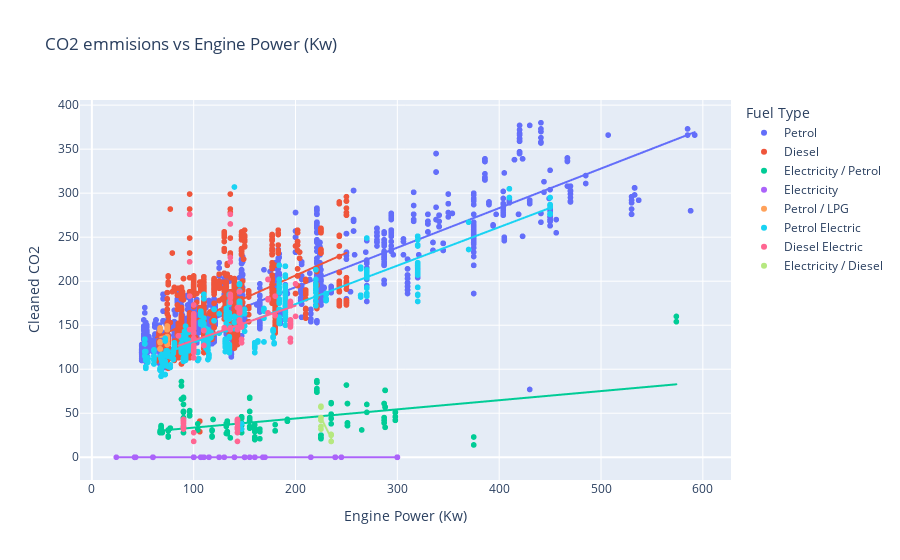

The cell this chart's notebook holds for it:
### Code cell
fig2 = px.scatter(data_frame=cleandata_df, y="Cleaned CO2", x="Engine Power (Kw)", orientation="h",
               color="Fuel Type", facet_row=None, facet_col=None, hover_name= 'Model', width=None,
    height=None,log_y=False, trendline='ols', labels = 'trendline', title= 'CO2 emmisions vs Engine Power (Kw)')
fig2.show()

### Figure 1 — Plotly figure (JSON) as saved in the notebook; plotly's stock layout.template omitted (floating-point values rounded to 4 significant figures; data arrays with more than 128 entries replaced by an {"elided": "..."} marker saying what was removed)
{"data": [{"hovertemplate": "<b>%{hovertext}</b><br><br>Fuel Type=Petrol<br>Engine Power (Kw)=%{x}<br>Cleaned CO2=%{y}<extra></extra>", "hovertext": {"elided": "3145 str values"}, "legendgroup": "Petrol", "marker": {"color": "#636efa", "symbol": "circle"}, "mode": "markers", "name": "Petrol", "showlegend": true, "type": "scattergl", "x": {"elided": "3145 int values"}, "xaxis": "x", "y": {"elided": "3145 int values"}, "yaxis": "y"}, {"hovertemplate": "<b>OLS trendline</b><br>Cleaned CO2 = 0.44925 * Engine Power (Kw) + 103.354<br>R<sup>2</sup>=0.799259<br><br>Fuel Type=Petrol<br>Engine Power (Kw)=%{x}<br>Cleaned CO2=%{y} <b>(trend)</b><extra></extra>", "legendgroup": "Petrol", "marker": {"color": "#636efa", "symbol": "circle"}, "mode": "lines", "name": "Petrol", "showlegend": false, "type": "scattergl", "x": {"elided": "3145 int values"}, "xaxis": "x", "y": {"elided": "3145 float values"}, "yaxis": "y"}, {"hovertemplate": "<b>%{hovertext}</b><br><br>Fuel Type=Diesel<br>Engine Power (Kw)=%{x}<br>Cleaned CO2=%{y}<extra></extra>", "hovertext": {"elided": "1538 str values"}, "legendgroup": "Diesel", "marker": {"color": "#EF553B", "symbol": "circle"}, "mode": "markers", "name": "Diesel", "showlegend": true, "type": "scattergl", "x": {"elided": "1538 int values"}, "xaxis": "x", "y": {"elided": "1538 int values"}, "yaxis": "y"}, {"hovertemplate": "<b>OLS trendline</b><br>Cleaned CO2 = 0.514178 * Engine Power (Kw) + 103.647<br>R<sup>2</sup>=0.361968<br><br>Fuel Type=Diesel<br>Engine Power (Kw)=%{x}<br>Cleaned CO2=%{y} <b>(trend)</b><extra></extra>", "legendgroup": "Diesel", "marker": {"color": "#EF553B", "symbol": "circle"}, "mode": "lines", "name": "Diesel", "showlegend": false, "type": "scattergl", "x": {"elided": "1538 int values"}, "xaxis": "x", "y": {"elided": "1538 float values"}, "yaxis": "y"}, {"hovertemplate": "<b>%{hovertext}</b><br><br>Fuel Type=Electricity / Petrol<br>Engine Power (Kw)=%{x}<br>Cleaned CO2=%{y}<extra></extra>", "hovertext": {"elided": "227 str values"}, "legendgroup": "Electricity / Petrol", "marker": {"color": "#00cc96", "symbol": "circle"}, "mode": "markers", "name": "Electricity / Petrol", "showlegend": true, "type": "scattergl", "x": {"elided": "227 int values"}, "xaxis": "x", "y": {"elided": "227 int values"}, "yaxis": "y"}, {"hovertemplate": "<b>OLS trendline</b><br>Cleaned CO2 = 0.103797 * Engine Power (Kw) + 23.278<br>R<sup>2</sup>=0.224477<br><br>Fuel Type=Electricity / Petrol<br>Engine Power (Kw)=%{x}<br>Cleaned CO2=%{y} <b>(trend)</b><extra></extra>", "legendgroup": "Electricity / Petrol", "marker": {"color": "#00cc96", "symbol": "circle"}, "mode": "lines", "name": "Electricity / Petrol", "showlegend": false, "type": "scattergl", "x": {"elided": "227 int values"}, "xaxis": "x", "y": {"elided": "227 float values"}, "yaxis": "y"}, {"hovertemplate": "<b>%{hovertext}</b><br><br>Fuel Type=Electricity<br>Engine Power (Kw)=%{x}<br>Cleaned CO2=%{y}<extra></extra>", "hovertext": ["New C4", "New C4", "SpaceTourer", "SpaceTourer", "New 500", "New 500", "New 500", "New 500", "New 500", "New 500", "New 500", "New 500C", "New 500C", "New 500C", "New 500C", "New 500C", "New 500C", "IONIQ", "Kona", "Kona", "IONIQ 5", "IONIQ 5", "IONIQ 5", "IONIQ 5", "IONIQ 5", "IONIQ 5", "IONIQ 5", "EV6 MY22", "EV6 MY22", "EV6 MY22", "EV6 MY22", "EV6 MY22", "EV6 MY22", "EV6 MY22", "EV6 MY22", "EV6 MY22", "Niro EV", "Niro EV", "Niro EV", "Niro EV MY22", "Niro EV MY22", "Niro EV MY22", "Niro EV MY22", "Soul EV", "Soul EV MY22", "MX-30", "MX-30", "MX-30", "MX-30", "MX-30", "MX-30", "EQC Model Year 2020.5", "EQC Model Year 2020.5", "EQA Model Year 2021.5", "EQA Model Year 2021.5", "EQC Model Year 2021.5", "EQC Model Year 2021.5", "EQV Model Year 2021.5", "EQV Model Year 2021.5", "EQA Model Year 2022", "EQA Model Year 2022", "EQA Model Year 2022", "EQA Model Year 2022", "EQA Model Year 2022", "EQA Model Year 2022", "EQC Model Year 2022", "EQC Model Year 2022", "EQS Model Year 2022", "EQS Model Year 2022", "EQV Model Year 2022", "EQV Model Year 2022", "MG ZS ev 130kW 52.5kWh 2021MY", "MG ZS ev 130kW 52.5kWh 2021MY", "MG ZS ev 115kW 71kWh 2021MY", "MG ZS ev 115kW 71kWh 2021MY", "MG5 ev 61.1kWh 2021MY", "MG5 ev 61.1kWh 2021MY", "LEAF", "LEAF", "LEAF", "LEAF", "LEAF", "Traveller", "Traveller", "fortwo coupe", "fortwo coupe", "fortwo cabrio", "fortwo cabrio", "forfour", "forfour", "fortwo coupe Model Year 2021.5", "fortwo coupe Model Year 2021.5", "fortwo cabrio Model Year 2021.5", "fortwo cabrio Model Year 2021.5", "forfour Model Year 2021.5", "forfour Model Year 2021.5", "Korando e-Motion", "Korando e-Motion", "C40, MY22", "XC40, MY22", "XC40, MY22"], "legendgroup": "Electricity", "marker": {"color": "#ab63fa", "symbol": "circle"}, "mode": "markers", "name": "Electricity", "showlegend": true, "type": "scattergl", "x": [100, 100, 100, 100, 24, 42, 42, 42, 42, 43, 43, 42, 42, 42, 42, 42, 42, 100, 100, 150, 125, 125, 160, 155, 125, 160, 155, 168, 168, 239, 168, 239, 168, 239, 239, 239, 100, 150, 150, 100, 150, 150, 150, 150, 150, 107, 107, 107, 107, 107, 107, 300, 300, 140, 140, 300, 300, 150, 150, 140, 140, 168, 168, 215, 215, 300, 300, 245, 245, 150, 150, 130, 130, 115, 115, 115, 115, 110, 110, 110, 160, 160, 100, 100, 60, 60, 60, 60, 60, 60, 60, 60, 60, 60, 60, 60, 140, 140, 300, 170, 170], "xaxis": "x", "y": [0, 0, 0, 0, 0, 0, 0, 0, 0, 0, 0, 0, 0, 0, 0, 0, 0, 0, 0, 0, 0, 0, 0, 0, 0, 0, 0, 0, 0, 0, 0, 0, 0, 0, 0, 0, 0, 0, 0, 0, 0, 0, 0, 0, 0, 0, 0, 0, 0, 0, 0, 0, 0, 0, 0, 0, 0, 0, 0, 0, 0, 0, 0, 0, 0, 0, 0, 0, 0, 0, 0, 0, 0, 0, 0, 0, 0, 0, 0, 0, 0, 0, 0, 0, 0, 0, 0, 0, 0, 0, 0, 0, 0, 0, 0, 0, 0, 0, 0, 0, 0], "yaxis": "y"}, {"hovertemplate": "<b>OLS trendline</b><br>Cleaned CO2 = 0 * Engine Power (Kw) + 0<br>R<sup>2</sup>=nan<br><br>Fuel Type=Electricity<br>Engine Power (Kw)=%{x}<br>Cleaned CO2=%{y} <b>(trend)</b><extra></extra>", "legendgroup": "Electricity", "marker": {"color": "#ab63fa", "symbol": "circle"}, "mode": "lines", "name": "Electricity", "showlegend": false, "type": "scattergl", "x": [24, 42, 42, 42, 42, 42, 42, 42, 42, 42, 42, 43, 43, 60, 60, 60, 60, 60, 60, 60, 60, 60, 60, 60, 60, 100, 100, 100, 100, 100, 100, 100, 100, 100, 100, 107, 107, 107, 107, 107, 107, 110, 110, 110, 115, 115, 115, 115, 125, 125, 125, 130, 130, 140, 140, 140, 140, 140, 140, 150, 150, 150, 150, 150, 150, 150, 150, 150, 150, 150, 150, 155, 155, 160, 160, 160, 160, 168, 168, 168, 168, 168, 168, 170, 170, 215, 215, 239, 239, 239, 239, 239, 245, 245, 300, 300, 300, 300, 300, 300, 300], "xaxis": "x", "y": [0, 0, 0, 0, 0, 0, 0, 0, 0, 0, 0, 0, 0, 0, 0, 0, 0, 0, 0, 0, 0, 0, 0, 0, 0, 0, 0, 0, 0, 0, 0, 0, 0, 0, 0, 0, 0, 0, 0, 0, 0, 0, 0, 0, 0, 0, 0, 0, 0, 0, 0, 0, 0, 0, 0, 0, 0, 0, 0, 0, 0, 0, 0, 0, 0, 0, 0, 0, 0, 0, 0, 0, 0, 0, 0, 0, 0, 0, 0, 0, 0, 0, 0, 0, 0, 0, 0, 0, 0, 0, 0, 0, 0, 0, 0, 0, 0, 0, 0, 0, 0], "yaxis": "y"}, {"hovertemplate": "<b>%{hovertext}</b><br><br>Fuel Type=Petrol / LPG<br>Engine Power (Kw)=%{x}<br>Cleaned CO2=%{y}<extra></extra>", "hovertext": ["Logan MCV", "Logan MCV", "Logan MCV", "Logan MCV", "Logan MCV", "Logan MCV", "Logan MCV", "Logan MCV", "Sandero", "Sandero", "Sandero", "Sandero", "Sandero", "Sandero", "Sandero", "Sandero", "Sandero", "Sandero", "Sandero", "Sandero", "Sandero", "Sandero", "Duster", "Duster", "Duster", "Duster", "Duster", "Duster", "Duster", "Duster", "Duster", "Duster", "Duster", "Duster", "Duster", "Duster", "Duster", "Duster", "Duster", "Duster", "Duster", "Duster", "Duster", "Duster", "Duster", "Duster", "Duster", "Duster", "Dacia Sandero", "Dacia Sandero", "Dacia Sandero", "Dacia Sandero", "Dacia Sandero", "Dacia Sandero", "Dacia Sandero", "Dacia Sandero", "Dacia Sandero", "Dacia Sandero"], "legendgroup": "Petrol / LPG", "marker": {"color": "#FFA15A", "symbol": "circle"}, "mode": "markers", "name": "Petrol / LPG", "showlegend": true, "type": "scattergl", "x": [74, 74, 74, 74, 74, 74, 74, 74, 67, 67, 67, 67, 67, 67, 67, 67, 67, 67, 67, 67, 67, 67, 74, 74, 74, 74, 74, 74, 74, 74, 74, 74, 74, 74, 67, 67, 67, 67, 67, 67, 67, 67, 67, 67, 67, 67, 67, 67, 74, 74, 74, 74, 74, 74, 74, 74, 74, 74], "xaxis": "x", "y": [129, 130, 134, 134, 129, 129, 134, 134, 123, 123, 131, 131, 123, 123, 131, 131, 130, 130, 123, 123, 131, 131, 145, 145, 145, 145, 149, 149, 149, 149, 145, 146, 145, 145, 146, 146, 146, 146, 146, 147, 145, 145, 144, 145, 145, 145, 145, 145, 128, 130, 137, 137, 128, 128, 136, 136, 137, 137], "yaxis": "y"}, {"hovertemplate": "<b>OLS trendline</b><br>Cleaned CO2 = 0.243537 * Engine Power (Kw) + 120.112<br>R<sup>2</sup>=0.010112<br><br>Fuel Type=Petrol / LPG<br>Engine Power (Kw)=%{x}<br>Cleaned CO2=%{y} <b>(trend)</b><extra></extra>", "legendgroup": "Petrol / LPG", "marker": {"color": "#FFA15A", "symbol": "circle"}, "mode": "lines", "name": "Petrol / LPG", "showlegend": false, "type": "scattergl", "x": [67, 67, 67, 67, 67, 67, 67, 67, 67, 67, 67, 67, 67, 67, 67, 67, 67, 67, 67, 67, 67, 67, 67, 67, 67, 67, 67, 67, 74, 74, 74, 74, 74, 74, 74, 74, 74, 74, 74, 74, 74, 74, 74, 74, 74, 74, 74, 74, 74, 74, 74, 74, 74, 74, 74, 74, 74, 74], "xaxis": "x", "y": [136.4, 136.4, 136.4, 136.4, 136.4, 136.4, 136.4, 136.4, 136.4, 136.4, 136.4, 136.4, 136.4, 136.4, 136.4, 136.4, 136.4, 136.4, 136.4, 136.4, 136.4, 136.4, 136.4, 136.4, 136.4, 136.4, 136.4, 136.4, 138.1, 138.1, 138.1, 138.1, 138.1, 138.1, 138.1, 138.1, 138.1, 138.1, 138.1, 138.1, 138.1, 138.1, 138.1, 138.1, 138.1, 138.1, 138.1, 138.1, 138.1, 138.1, 138.1, 138.1, 138.1, 138.1, 138.1, 138.1, 138.1, 138.1], "yaxis": "y"}, {"hovertemplate": "<b>%{hovertext}</b><br><br>Fuel Type=Petrol Electric<br>Engine Power (Kw)=%{x}<br>Cleaned CO2=%{y}<extra></extra>", "hovertext": {"elided": "962 str values"}, "legendgroup": "Petrol Electric", "marker": {"color": "#19d3f3", "symbol": "circle"}, "mode": "markers", "name": "Petrol Electric", "showlegend": true, "type": "scattergl", "x": {"elided": "962 int values"}, "xaxis": "x", "y": {"elided": "962 int values"}, "yaxis": "y"}, {"hovertemplate": "<b>OLS trendline</b><br>Cleaned CO2 = 0.437051 * Engine Power (Kw) + 86.5623<br>R<sup>2</sup>=0.729211<br><br>Fuel Type=Petrol Electric<br>Engine Power (Kw)=%{x}<br>Cleaned CO2=%{y} <b>(trend)</b><extra></extra>", "legendgroup": "Petrol Electric", "marker": {"color": "#19d3f3", "symbol": "circle"}, "mode": "lines", "name": "Petrol Electric", "showlegend": false, "type": "scattergl", "x": {"elided": "962 int values"}, "xaxis": "x", "y": {"elided": "962 float values"}, "yaxis": "y"}, {"hovertemplate": "<b>%{hovertext}</b><br><br>Fuel Type=Diesel Electric<br>Engine Power (Kw)=%{x}<br>Cleaned CO2=%{y}<extra></extra>", "hovertext": {"elided": "176 str values"}, "legendgroup": "Diesel Electric", "marker": {"color": "#FF6692", "symbol": "circle"}, "mode": "markers", "name": "Diesel Electric", "showlegend": true, "type": "scattergl", "x": {"elided": "176 int values"}, "xaxis": "x", "y": {"elided": "176 int values"}, "yaxis": "y"}, {"hovertemplate": "<b>OLS trendline</b><br>Cleaned CO2 = 0.394904 * Engine Power (Kw) + 93.1922<br>R<sup>2</sup>=0.087107<br><br>Fuel Type=Diesel Electric<br>Engine Power (Kw)=%{x}<br>Cleaned CO2=%{y} <b>(trend)</b><extra></extra>", "legendgroup": "Diesel Electric", "marker": {"color": "#FF6692", "symbol": "circle"}, "mode": "lines", "name": "Diesel Electric", "showlegend": false, "type": "scattergl", "x": {"elided": "176 int values"}, "xaxis": "x", "y": {"elided": "176 float values"}, "yaxis": "y"}, {"hovertemplate": "<b>%{hovertext}</b><br><br>Fuel Type=Electricity / Diesel<br>Engine Power (Kw)=%{x}<br>Cleaned CO2=%{y}<extra></extra>", "hovertext": ["E-Class Estate Model Year 2022", "E-Class Estate Model Year 2022", "E-Class Saloon Model Year 2022", "E-Class Saloon Model Year 2022", "GLC Coupe Model Year 2022", "GLC Coupe Model Year 2022", "GLC SUV Model Year 2022", "GLC SUV Model Year 2022", "GLE Coupe", "GLE Coupe", "GLE Estate Model Year 2022", "GLE Estate Model Year 2022"], "legendgroup": "Electricity / Diesel", "marker": {"color": "#B6E880", "symbol": "circle"}, "mode": "markers", "name": "Electricity / Diesel", "showlegend": true, "type": "scattergl", "x": [225, 225, 225, 225, 225, 225, 225, 225, 235, 235, 235, 235], "xaxis": "x", "y": [35, 45, 32, 42, 45, 57, 45, 58, 18, 25, 18, 26], "yaxis": "y"}, {"hovertemplate": "<b>OLS trendline</b><br>Cleaned CO2 = -2.3125 * Engine Power (Kw) + 565.188<br>R<sup>2</sup>=0.687691<br><br>Fuel Type=Electricity / Diesel<br>Engine Power (Kw)=%{x}<br>Cleaned CO2=%{y} <b>(trend)</b><extra></extra>", "legendgroup": "Electricity / Diesel", "marker": {"color": "#B6E880", "symbol": "circle"}, "mode": "lines", "name": "Electricity / Diesel", "showlegend": false, "type": "scattergl", "x": [225, 225, 225, 225, 225, 225, 225, 225, 235, 235, 235, 235], "xaxis": "x", "y": [44.88, 44.88, 44.88, 44.88, 44.88, 44.88, 44.88, 44.88, 21.75, 21.75, 21.75, 21.75], "yaxis": "y"}], "layout": {"legend": {"title": {"text": "Fuel Type"}, "tracegroupgap": 0}, "title": {"text": "CO2 emmisions vs Engine Power (Kw)"}, "xaxis": {"anchor": "y", "domain": [0, 1], "title": {"text": "Engine Power (Kw)"}}, "yaxis": {"anchor": "x", "domain": [0, 1], "title": {"text": "Cleaned CO2"}}}}
